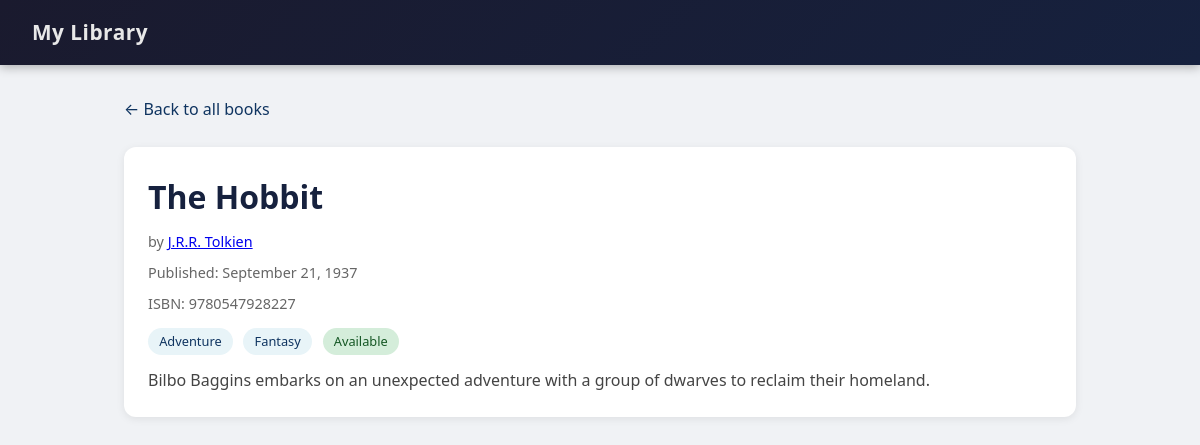
Screenshot of /book/1/ with the database file from the repository.
### library/models.py (models this page shows, shortened)
class Book(models.Model):
    title = models.CharField(max_length=200)
    author = models.ForeignKey(Author, on_delete=models.CASCADE, related_name='books')
    genre = models.ManyToManyField(Genre, blank=True, related_name='books')
    published_date = models.DateField(blank=True, null=True)
    isbn = models.CharField('ISBN', max_length=13, blank=True)
    summary = models.TextField(blank=True)
    available = models.BooleanField(default=True)
    created_at = models.DateTimeField(auto_now_add=True)
    class Meta:
        ordering = ['title']

class Author(models.Model):
    first_name = models.CharField(max_length=100)
    last_name = models.CharField(max_length=100)
    birth_date = models.DateField(blank=True, null=True)
    bio = models.TextField(blank=True)
    class Meta:
        ordering = ['last_name', 'first_name']
    def __str__(self):
        return f"{self.first_name} {self.last_name}"

class Genre(models.Model):
    name = models.CharField(max_length=100, unique=True)
    class Meta:
        ordering = ['name']

### library/views.py (the view)
# urls.py: path('book/<int:pk>/', views.book_detail, name='book_detail'),
def book_detail(request, pk):
    book = get_object_or_404(
        Book.objects.select_related('author').prefetch_related('genre'),
        pk=pk,
    )
    return render(request, 'library/book_detail.html', {'book': book})

### library/templates/library/book_detail.html (shortened to what this page needs)
{% extends "library/base.html" %}
{% block content %}
<a href="{% url 'library:home' %}" class="back-link">&larr; Back to all books</a>
<div class="card">
    <h1 class="detail-header">{{ book.title }}</h1>
    <p class="meta">
        by <a href="{% url 'library:author_detail' book.author.pk %}">{{ book.author }}</a>
    </p>
    {% if book.published_date %}
    <p class="meta">Published: {{ book.published_date|date:"F j, Y" }}</p>
    {% endif %}
    {% if book.isbn %}
    <p class="meta">ISBN: {{ book.isbn }}</p>
    {% endif %}
    <div style="margin-top: 0.5rem;">
        {% for genre in book.genre.all %}
        <span class="badge">{{ genre.name }}</span>
        {% endfor %}
        {% if book.available %}
        <span class="badge badge-available">Available</span>
        {% else %}
        <span class="badge badge-unavailable">Checked out</span>
        {% endif %}
    </div>
    {% if book.summary %}
    <p class="summary">{{ book.summary }}</p>
    {% endif %}
</div>
{% endblock %}

### library/templates/library/base.html (style rules this page uses)
*, *::before, *::after { box-sizing: border-box; margin: 0; padding: 0; }
body { font-family: 'Segoe UI', system-ui, -apple-system, sans-serif; background: #f0f2f5; color: #1a1a2e; line-height: 1.6; }
h1 { font-size: 2rem; margin-bottom: 1.5rem; color: #16213e; }
.card { background: #fff; border-radius: 12px; padding: 1.5rem; margin-bottom: 1rem; box-shadow: 0 2px 8px rgba(0,0,0,0.08); transition: transform 0.15s, box-shadow 0.15s; }
.meta { color: #666; font-size: 0.9rem; margin-bottom: 0.5rem; }
.badge { display: inline-block; background: #e8f4f8; color: #0f3460; padding: 0.2rem 0.7rem; border-radius: 20px; font-size: 0.8rem; margin-right: 0.4rem; margin-top: 0.3rem; }
.badge-available { background: #d4edda; color: #155724; }
.back-link { display: inline-block; margin-bottom: 1.5rem; color: #0f3460; text-decoration: none; }
.summary { color: #444; margin-top: 0.8rem; }
.detail-header { margin-bottom: 0.5rem; }

### rows the page displays
Book: title "The Hobbit", author "J.R.R. Tolkien", published_date "September 21, 1937", isbn "9780547928227", summary "Bilbo Baggins embarks on an unexpected adventure with a group of dwarves to reclaim their homeland."
Genre: name "Adventure"
Genre: name "Fantasy"
